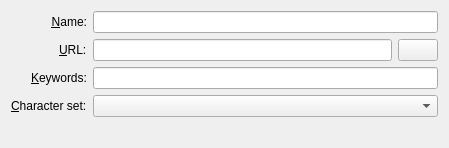
<?xml version="1.0" encoding="UTF-8"?>
<ui version="4.0">
 <class>SearchProviderDlgUI</class>
 <widget class="QWidget" name="SearchProviderDlgUI">
  <property name="geometry">
   <rect>
    <x>0</x>
    <y>0</y>
    <width>449</width>
    <height>143</height>
   </rect>
  </property>
  <layout class="QGridLayout" name="gridLayout">
   <item row="0" column="1">
    <widget class="QLabel" name="lbName">
     <property name="whatsThis">
      <string>Enter the human-readable name of the search provider here.</string>
     </property>
     <property name="layoutDirection">
      <enum>Qt::LeftToRight</enum>
     </property>
     <property name="text">
      <string>&amp;Name:</string>
     </property>
     <property name="alignment">
      <set>Qt::AlignRight|Qt::AlignTrailing|Qt::AlignVCenter</set>
     </property>
     <property name="wordWrap">
      <bool>false</bool>
     </property>
     <property name="buddy">
      <cstring>leName</cstring>
     </property>
    </widget>
   </item>
   <item row="2" column="1" alignment="Qt::AlignRight">
    <widget class="QLabel" name="lbQuery">
     <property name="whatsThis">
      <string>&lt;qt&gt;
Enter the URI that is used to perform a search on the search engine here.&lt;br/&gt;The whole text to be searched for can be specified as \{@} or \{0}.&lt;br/&gt;
Recommended is \{@}, since it removes all query variables (name=value) from the resulting string, whereas \{0} will be substituted with the unmodified query string.&lt;br/&gt;You can use \{1} ... \{n} to specify certain words from the query and \{name} to specify a value given by 'name=value' in the user query.&lt;br/&gt;In addition it is possible to specify multiple references (names, numbers and strings) at once (\{name1,name2,...,&quot;string&quot;}).&lt;br/&gt;The first matching value (from the left) will be used as the substitution value for the resulting URI.&lt;br/&gt;A quoted string can be used as the default value if nothing matches from the left of the reference list.
&lt;/qt&gt;</string>
     </property>
     <property name="layoutDirection">
      <enum>Qt::LeftToRight</enum>
     </property>
     <property name="text">
      <string>&amp;URL:</string>
     </property>
     <property name="wordWrap">
      <bool>true</bool>
     </property>
     <property name="buddy">
      <cstring>leQuery</cstring>
     </property>
    </widget>
   </item>
   <item row="2" column="2">
    <widget class="QLineEdit" name="leQuery">
     <property name="toolTip">
      <string>&lt;qt&gt;
Enter the URI that is used to perform a search on the search engine here.&lt;br/&gt;The whole text to be searched for can be specified as \{@} or \{0}.&lt;br/&gt;
Recommended is \{@}, since it removes all query variables (name=value) from the resulting string, whereas \{0} will be substituted with the unmodified query string.&lt;br/&gt;You can use \{1} ... \{n} to specify certain words from the query and \{name} to specify a value given by 'name=value' in the user query.&lt;br/&gt;In addition it is possible to specify multiple references (names, numbers and strings) at once (\{name1,name2,...,&quot;string&quot;}).&lt;br/&gt;The first matching value (from the left) will be used as the substitution value for the resulting URI.&lt;br/&gt;A quoted string can be used as the default value if nothing matches from the left of the reference list.
&lt;/qt&gt;</string>
     </property>
     <property name="whatsThis">
      <string>&lt;qt&gt;
Enter the URI that is used to perform a search on the search engine here.&lt;br/&gt;The whole text to be searched for can be specified as \{@} or \{0}.&lt;br/&gt;
Recommended is \{@}, since it removes all query variables (name=value) from the resulting string, whereas \{0} will be substituted with the unmodified query string.&lt;br/&gt;You can use \{1} ... \{n} to specify certain words from the query and \{name} to specify a value given by 'name=value' in the user query.&lt;br/&gt;In addition it is possible to specify multiple references (names, numbers and strings) at once (\{name1,name2,...,&quot;string&quot;}).&lt;br/&gt;The first matching value (from the left) will be used as the substitution value for the resulting URI.&lt;br/&gt;A quoted string can be used as the default value if nothing matches from the left of the reference list.
&lt;/qt&gt;</string>
     </property>
    </widget>
   </item>
   <item row="5" column="2" colspan="2">
    <widget class="QComboBox" name="cbCharset">
     <property name="sizePolicy">
      <sizepolicy hsizetype="Expanding" vsizetype="Fixed">
       <horstretch>0</horstretch>
       <verstretch>0</verstretch>
      </sizepolicy>
     </property>
     <property name="whatsThis">
      <string>Select the character set that will be used to encode your search query.</string>
     </property>
    </widget>
   </item>
   <item row="3" column="2" colspan="2">
    <widget class="QLineEdit" name="leShortcut">
     <property name="toolTip">
      <string>&lt;qt&gt;
The keywords entered here can be used as a pseudo-URI scheme in KDE. For example, the keyword &lt;b&gt;av&lt;/b&gt; can be used as in &lt;b&gt;av&lt;/b&gt;:&lt;b&gt;my search&lt;/b&gt;
&lt;/qt&gt;</string>
     </property>
     <property name="whatsThis">
      <string>&lt;qt&gt;
The keywords entered here can be used as a pseudo-URI scheme in KDE. For example, the keyword &lt;b&gt;av&lt;/b&gt; can be used as in &lt;b&gt;av&lt;/b&gt;:&lt;b&gt;my search&lt;/b&gt;
&lt;/qt&gt;</string>
     </property>
    </widget>
   </item>
   <item row="0" column="2" colspan="2">
    <widget class="QLineEdit" name="leName">
     <property name="toolTip">
      <string>&lt;html&gt;&lt;head/&gt;&lt;body&gt;&lt;p&gt;Enter the human-readable name of the Web search keyword here.&lt;/p&gt;&lt;/body&gt;&lt;/html&gt;</string>
     </property>
     <property name="whatsThis">
      <string>&lt;html&gt;&lt;head/&gt;&lt;body&gt;&lt;p&gt;Enter the human-readable name of the Web search keyword shortcut here.&lt;/p&gt;&lt;/body&gt;&lt;/html&gt;</string>
     </property>
    </widget>
   </item>
   <item row="3" column="1" alignment="Qt::AlignRight">
    <widget class="QLabel" name="lbShortcut">
     <property name="whatsThis">
      <string>&lt;qt&gt;
The keywords entered here can be used as a pseudo-URI scheme in KDE. For example, the keyword &lt;b&gt;av&lt;/b&gt; can be used as in &lt;b&gt;av&lt;/b&gt;:&lt;b&gt;my search&lt;/b&gt;
&lt;/qt&gt;</string>
     </property>
     <property name="text">
      <string>&amp;Keywords:</string>
     </property>
     <property name="wordWrap">
      <bool>true</bool>
     </property>
     <property name="buddy">
      <cstring>leShortcut</cstring>
     </property>
    </widget>
   </item>
   <item row="5" column="1" alignment="Qt::AlignRight">
    <widget class="QLabel" name="lbCharset">
     <property name="whatsThis">
      <string>Select the character set that will be used to encode your search query</string>
     </property>
     <property name="text">
      <string>&amp;Character set:</string>
     </property>
     <property name="wordWrap">
      <bool>true</bool>
     </property>
     <property name="buddy">
      <cstring>cbCharset</cstring>
     </property>
    </widget>
   </item>
   <item row="6" column="1" colspan="3">
    <widget class="QLabel" name="noteLabel">
     <property name="toolTip">
      <string/>
     </property>
     <property name="text">
      <string/>
     </property>
    </widget>
   </item>
   <item row="2" column="3">
    <widget class="QPushButton" name="pbPaste">
     <property name="toolTip">
      <string>Insert query placeholder</string>
     </property>
     <property name="text">
      <string/>
     </property>
     <property name="icon">
      <iconset theme="edit-paste">
       <normaloff/>
      </iconset>
     </property>
    </widget>
   </item>
  </layout>
 </widget>
 <tabstops>
  <tabstop>leName</tabstop>
  <tabstop>leQuery</tabstop>
  <tabstop>leShortcut</tabstop>
  <tabstop>cbCharset</tabstop>
 </tabstops>
 <resources/>
 <connections/>
</ui>
